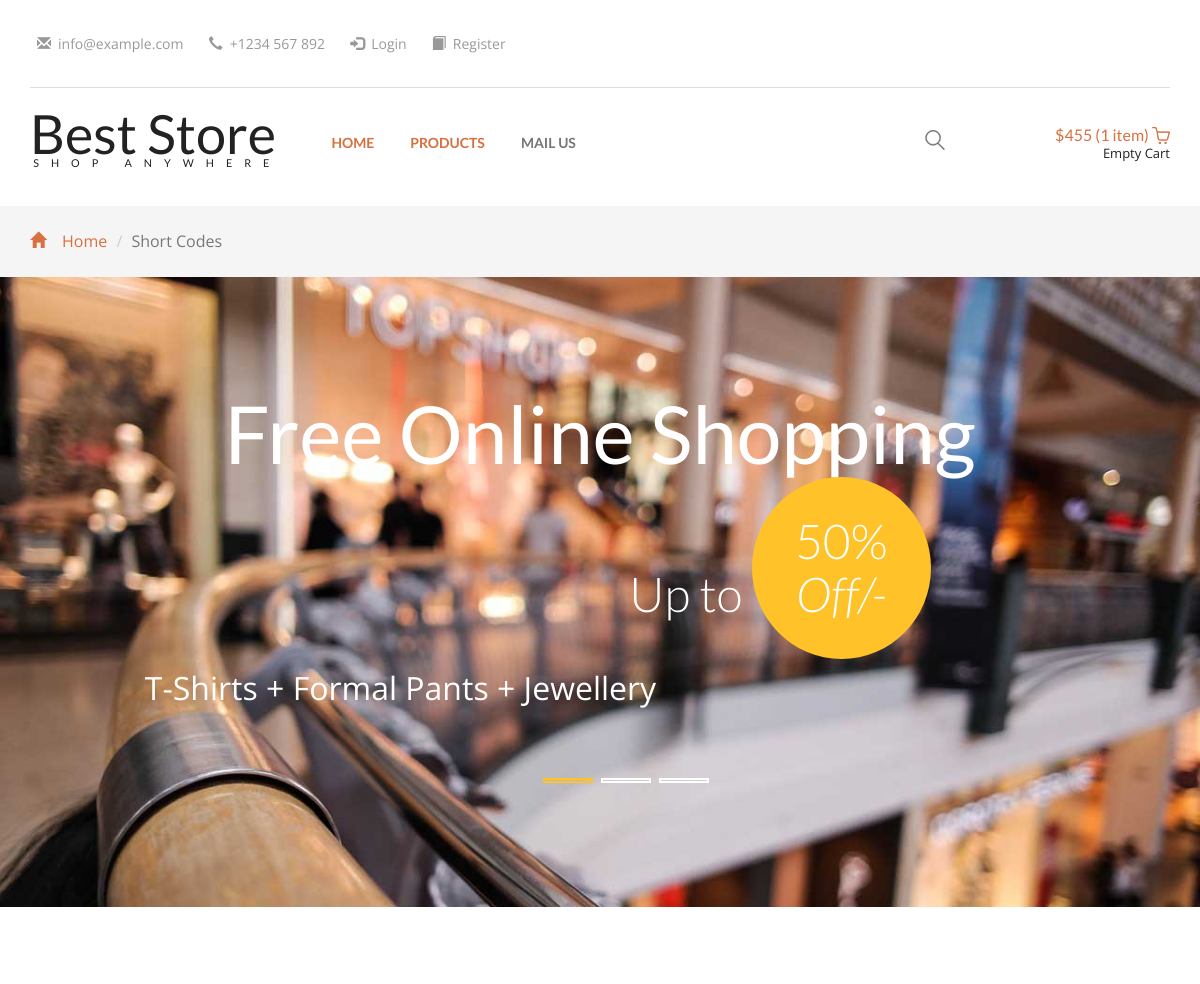
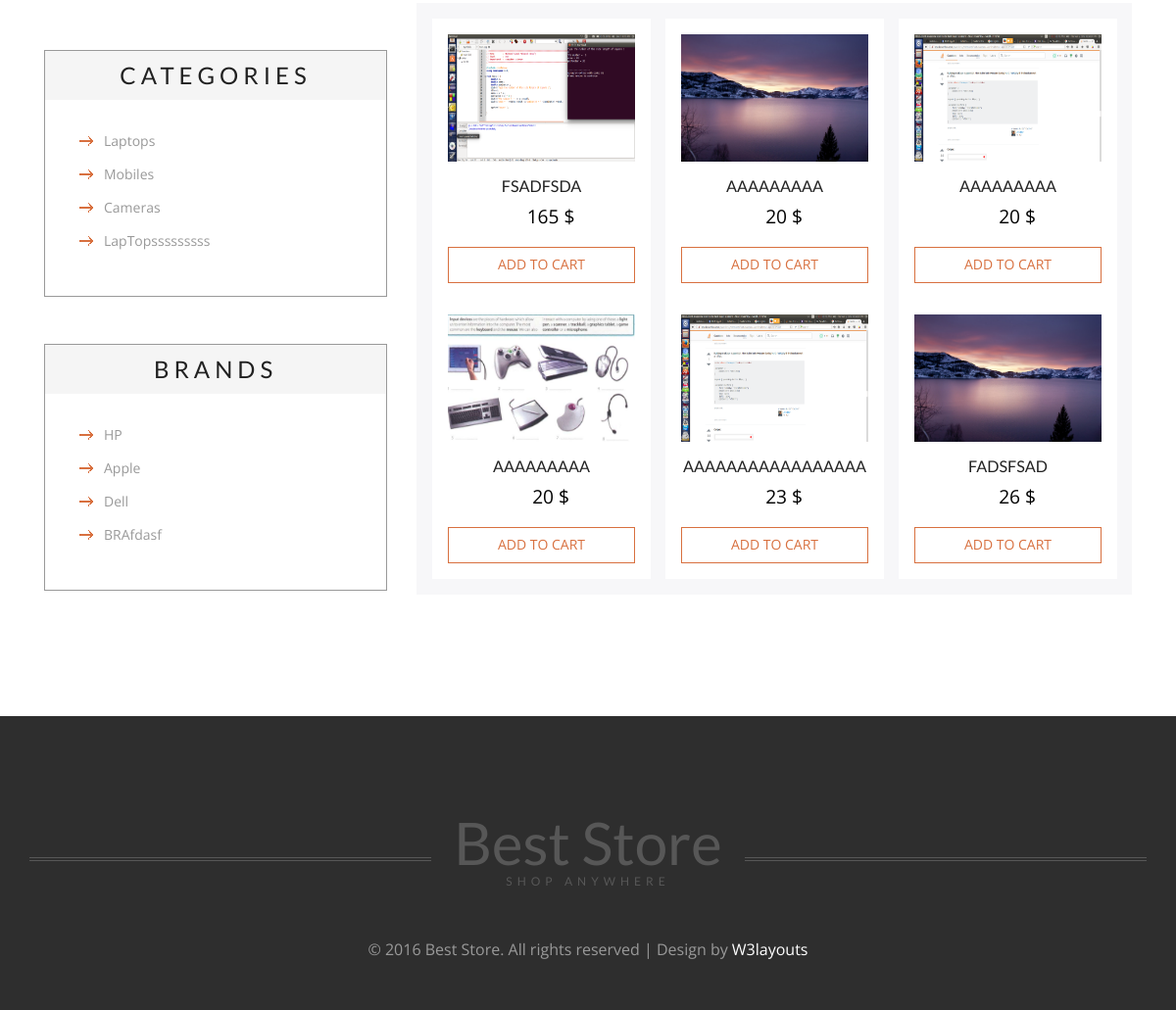
The page / on the database its author committed (2 pictures, top to bottom).
### tables this page shows
CREATE TABLE `categories` (
  `id` int(11) NOT NULL,
  `title` varchar(200) NOT NULL
);

CREATE TABLE `brands` (
  `id` int(11) NOT NULL,
  `title` varchar(200) NOT NULL
);

CREATE TABLE `products` (
  `id` int(11) NOT NULL,
  `cat_id` int(11) NOT NULL,
  `brand_id` int(11) NOT NULL,
  `title` varchar(200) NOT NULL,
  `description` text NOT NULL,
  `price` int(11) NOT NULL,
  `image` varchar(200) NOT NULL,
  `keywords` varchar(200) NOT NULL
);

### functions/functions.php (the view, shortened to what this page needs)
<?php
function getCategories()
{
	global $con;
	$query  = "SELECT * FROM categories";
	$result = mysqli_query($con,$query);
	while($obj = mysqli_fetch_object($result))
	{
		echo '<li><a href="index.php?category='.$obj->id.'">'.$obj->title.'</a></li>';
	}
}
function getBrands()
{
	global $con;
	$query  = "SELECT * FROM brands";
	$result = mysqli_query($con,$query);
	while($obj = mysqli_fetch_object($result))
	{
		echo '<li><a href="index.php?brand='.$obj->id.'">'.$obj->title.'</a></li>';
	}
}
function getProducts()
{
	global $con;
	if(isset($_GET['category']))
	{
		$category = $_GET['category'];
		$query  = "SELECT * FROM products WHERE cat_id = '$category'";
		$result = mysqli_query($con,$query);
		if(mysqli_num_rows($result) < 1)
			echo '<h3 class="text-center">There Are No Products Yet</h3>';
		while($obj = mysqli_fetch_object($result))
		{
		  echo	'<div class="col-md-4 products-right-grids-bottom-grid">
					<div class="new-collections-grid1 products-right-grid1 animated wow slideInUp" data-wow-delay=".5s">
						<div class="new-collections-grid1-image">
							<a href="single.php?id='.$obj->id.'" class="product-image"><img src="admin/product_images/'.$obj->image.'" alt="no image" class="img-responsive"></a>
							<div class="new-collections-grid1-image-pos products-right-grids-pos">
								<a href="single.php?id='.$obj->id.'">Quick View</a>
							</div>
						</div>
						<h4><a href="single.php?id='.$obj->id.'">'.$obj->title.'</a></h4>
						<div class="simpleCart_shelfItem products-right-grid1-add-cart">
							<p><span class="item_price">'.$obj->price.' $</span><a class="item_add" href="index.php?add_cart='.$obj->id.'">add to cart </a></p>
						</div>
					</div>
				</div>';
		}
	}
	else
	{
		$query  = "SELECT * FROM products ORDER BY RAND() LIMIT 0,6";
		$result = mysqli_query($con,$query);
		while($obj = mysqli_fetch_object($result))
		{
		  echo	'<div class="col-md-4 products-right-grids-bottom-grid">
					<div class="new-collections-grid1 products-right-grid1 animated wow slideInUp" data-wow-delay=".5s">
						<div class="new-collections-grid1-image">
							<a href="single.php?id='.$obj->id.'" class="product-image"><img src="admin/product_images/'.$obj->image.'" alt="no image" class="img-responsive"></a>
							<div class="new-collections-grid1-image-pos products-right-grids-pos">
								<a href="single.php?id='.$obj->id.'">Quick View</a>
							</div>
						</div>
						<h4><a href="single.php?id='.$obj->id.'">'.$obj->title.'</a></h4>
						<div class="simpleCart_shelfItem products-right-grid1-add-cart">
							<p><span class="item_price">'.$obj->price.' $</span><a class="item_add" href="index.php?add_cart='.$obj->id.'">add to cart </a></p>
						</div>
					</div>
				</div>';
		}
	}
}
 ?>

### includes/header.php (shortened to what this page needs)
<!DOCTYPE html>
<html>
<head>
<link href="http://localhost/ecommerce-website/css/bootstrap.css" rel="stylesheet" type="text/css" media="all" />
<link rel="stylesheet" href="https://maxcdn.bootstrapcdn.com/font-awesome/4.7.0/css/font-awesome.min.css">
<link href="http://localhost/ecommerce-website/css/style.css" rel="stylesheet" type="text/css" media="all" />
<link rel="stylesheet" href="http://localhost/ecommerce-website/css/jquery.countdown.css" />
<link href="http://localhost/ecommerce-website/css/animate.min.css" rel="stylesheet">
</head>
<?php
$base_url = (isset($_SERVER['HTTPS']) && $_SERVER['HTTPS']!='off') ? 'https://' : 'http://';
$tmpURL = dirname(__FILE__);
$tmpURL = str_replace(chr(92),'/',$tmpURL);
$tmpURL = str_replace($_SERVER['DOCUMENT_ROOT'],'',$tmpURL);
$tmpURL = ltrim($tmpURL,'/');
$tmpURL = rtrim($tmpURL, '/');
if (strpos($tmpURL,'/'))
{
	$tmpURL = explode('/',$tmpURL);
	$tmpURL = $tmpURL[0];
}
if ($tmpURL !== $_SERVER['HTTP_HOST'])
	$base_url .= $_SERVER['HTTP_HOST'].'/'.$tmpURL.'/';
else
	$base_url .= $tmpURL.'/';
 ?>
<body>
	<div class="header">
		<div class="container">
			<div class="header-grid">
				<div class="header-grid-left animated wow slideInLeft" data-wow-delay=".5s">
					<ul>
						<li><i class="glyphicon glyphicon-envelope" aria-hidden="true"></i><a href="mailto:info@example.com">info@example.com</a></li>
						<li><i class="glyphicon glyphicon-earphone" aria-hidden="true"></i>+1234 567 892</li>
						<?php if(!isset($_SESSION['email'])){ ?>
						<li><i class="glyphicon glyphicon-log-in" aria-hidden="true"></i><a href="<?php echo $base_url; ?>login.php">Login</a></li>
						<li><i class="glyphicon glyphicon-book" aria-hidden="true"></i><a href="<?php echo $base_url; ?>register.php">Register</a></li>
						<?php
						}
						else
							echo '<li><i class="glyphicon glyphicon-log-out" aria-hidden="true"></i><a href="'.$base_url.'logout.php">Logout</a></li>';
						 ?>
					</ul>
				</div>
				<div class="clearfix"> </div>
			</div>
			<div class="logo-nav">
				<div class="logo-nav-left animated wow zoomIn" data-wow-delay=".5s">
					<h1><a href="<?php echo $base_url; ?>index.php">Best Store <span>Shop anywhere</span></a></h1>
				</div>
				<div class="logo-nav-left1">
					<nav class="navbar navbar-default">
					<div class="collapse navbar-collapse" id="bs-megadropdown-tabs">
						<ul class="nav navbar-nav">
							<li class="active"><a href="<?php echo $base_url; ?>index.php" class="act">Home</a></li>
							<li class="active"><a href="<?php echo $base_url; ?>products.php" class="act">Products</a></li>
							<li><a href="<?php echo $base_url; ?>mail.php">Mail Us</a></li>
						</ul>
					</div>
					</nav>
				</div>
				<div class="logo-nav-right">
					<div class="search-box">
						<div id="sb-search" class="sb-search">
							<form action="<?php echo $base_url; ?>result.php" method="get">
								<span class="sb-icon-search"> </span>
							</form>
						</div>
					</div>
				</div>
				<div class="header-right">
					<div class="cart box_1">
						<a href="<?php echo $base_url; ?>cart.php">
							<h3> <div class="total">
							<?php
							    $ipaddress = '';
							    if (getenv('HTTP_CLIENT_IP'))
							        $ipaddress = getenv('HTTP_CLIENT_IP');
							    else if(getenv('HTTP_X_FORWARDED_FOR'))
							        $ipaddress = getenv('HTTP_X_FORWARDED_FOR');
							    else if(getenv('HTTP_X_FORWARDED'))
							        $ipaddress = getenv('HTTP_X_FORWARDED');
							    else if(getenv('HTTP_FORWARDED_FOR'))
							        $ipaddress = getenv('HTTP_FORWARDED_FOR');
							    else if(getenv('HTTP_FORWARDED'))
							        $ipaddress = getenv('HTTP_FORWARDED');
							    else if(getenv('REMOTE_ADDR'))
							        $ipaddress = getenv('REMOTE_ADDR');
							    else
							        $ipaddress = 'UNKNOWN';
								$select = mysqli_query($con,"SELECT * FROM cart WHERE ip_address = '$ipaddress'");
								$items  = mysqli_num_rows($select);
								$price  = 0;
								while($cart = mysqli_fetch_object($select))
								{
									$selectProduct = mysqli_query($con,"SELECT * FROM products WHERE id = '$cart->product_id'");
									while($product = mysqli_fetch_object($selectProduct))
									{
									    $price += $product->price * $cart->quantity;
									}
								}
								echo '$'.$price.' ('.$items,($items == 1 ? ' item)' : ' items)');
							 ?>
								</div>
								<img src="<?php echo $base_url; ?>images/bag.png" alt="" />
							</h3>
						</a>
						<p><a href="<?php echo $base_url; ?>index.php?empty_cart" class="simpleCart_empty">Empty Cart</a></p>
					</div>
				</div>
				<div class="clearfix"> </div>
			</div>
		</div>
	</div>
	<div class="breadcrumbs">
		<div class="container">
			<ol class="breadcrumb breadcrumb1 animated wow slideInLeft" data-wow-delay=".5s">
				<li><a href="<?php echo $base_url; ?>index.php"><span class="glyphicon glyphicon-home" aria-hidden="true"></span>Home</a></li>
				<li class="active">Short Codes</li>
			</ol>
		</div>
	</div>

### index.php (shortened to what this page needs)
<?php
include('includes/db.php');
include('functions/functions.php');
include('includes/header.php');
?>
	<div class="banner">
		<div class="container">
			<div class="banner-info animated wow zoomIn" data-wow-delay=".5s">
				<h3>Free Online Shopping</h3>
				<h4>Up to <span>50% <i>Off/-</i></span></h4>
				<div class="wmuSlider example1">
					<div class="wmuSliderWrapper">
						<article style="position: absolute; width: 100%; opacity: 0;">
							<div class="banner-wrap">
								<div class="banner-info1">
									<p>T-Shirts + Formal Pants + Jewellery</p>
								</div>
							</div>
						</article>
					</div>
				</div>
			</div>
		</div>
	</div>
<div class="products">
	<div class="container">
		<div class="col-md-4 products-left">
			<div class="categories animated wow slideInUp" data-wow-delay=".5s">
				<h3>Categories</h3>
				<ul class="cate">
					<?php getCategories(); ?>
				</ul>
			</div>
			<div class="categories animated wow slideInUp" data-wow-delay=".5s">
				<h3>Brands</h3>
				<ul class="cate">
					<?php getBrands(); ?>
				</ul>
			</div>
		</div>
		<div class="col-md-8 products-right">
			<div class="products-right-grids-bottom">
				<?php getProducts(); ?>
			</div>
		</div>
	</div>
</div>
<?php include('includes/footer.php'); ?>

### includes/footer.php
<div class="footer">
	<div class="container">
		<div class="footer-logo animated wow slideInUp" data-wow-delay=".5s">
			<h2><a href="index.php">Best Store <span>shop anywhere</span></a></h2>
		</div>
		<div class="copy-right animated wow slideInUp" data-wow-delay=".5s">
			<p>&copy 2016 Best Store. All rights reserved | Design by <a href="http://w3layouts.com/">W3layouts</a></p>
		</div>
	</div>
</div>
</body>
</html>

### rows shown on the page
categories: title "Laptops"
categories: title "Mobiles"
categories: title "Cameras"
categories: title "LapTopsssssssss"
brands: title "HP"
brands: title "Apple"
brands: title "Dell"
brands: title "BRAfdasf"
products: image (picture), title "FSADFSDA", price "165"
products: image (picture), title "AAAAAAAAA", price "20"
products: image (picture), title "AAAAAAAAA", price "20"
products: image (picture), title "AAAAAAAAA", price "20"
products: image (picture), title "AAAAAAAAAAAAAAAAA", price "23"
products: image (picture), title "FADSFSAD", price "26"

### other values the page prints
$price "455"
$items "1"
